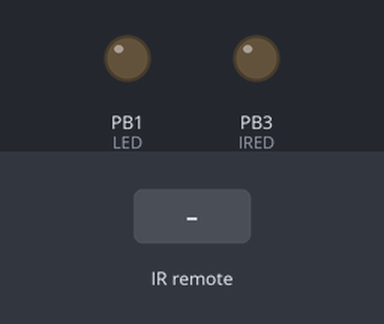
A program run on a simulated ATmega8535, built with avr-gcc and emulated at 16 MHz. Shown: output pins drawn as LEDs (lit = HIGH). Wiring (inferred from the names in the program): IR receiver: data PB4. The inputs (shaded band) are chosen by the test bench.

Above: at 0.01 s.
At 1.2 s:
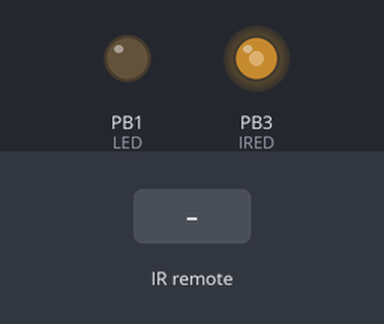
1.3 s: infrared code 0xF42400 received
Timing chart, 0 to 4.3 s (numbered marks = the images above; inputs shaded):
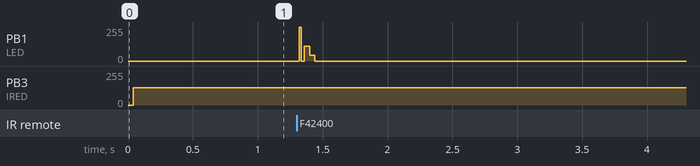

The program:

sound.c
```c
/* ATmega8535-16U */

#define F_CPU 16000000

#include <avr/io.h>
#include <util/delay.h>
#include <avr/interrupt.h>

#define LED 1				// PB1 - Èíäèêàòîðíàÿ ëàìïî÷êà		(âûõîä)
#define BUTTON 2			// PB2 - Êíîïî÷êà					(âõîä)
#define IRED 3				// PB3 - Èíôðàêðàñíûé ñâåòîäèîä		(âûõîä)
#define TSOP 4				// PB4 - TSOP - èíôðàêðàñíûé äàò÷èê (âõîä)

#define BIT_TIMER0_COMPARE_INTERRUPT OCIE0 // -> 1
//#define BIT_TIMER0_OVERFLOW_INTERRUPT TOIE0 // -> 1

#define BUTTONS_POLL_INTERVAL 20

void init()
{
	// íàñòðîéêà âíåøíèõ óñòðîéñòâ
	DDRB	   |=  (1 << LED) | (1 << IRED);			// Èíäèêàòîð è ìèãàþùèé äèîä - íà âûõîä
	DDRB       &= ~((1 << BUTTON) | (1 << TSOP));		// Êíîïêà è TSOP - íà âõîä
	PORTB      &= ~((1 << LED) | (1 << IRED));			// Ïî óìîë÷àíèþ ëàìïî÷êà íå ãîðèò

	// íàñòðîéêà òàéìåðà
	TIMSK       = (1 << BIT_TIMER0_COMPARE_INTERRUPT);	// ìàñêà äëÿ ïðåðûâàíèÿ îò òàéìåðà 0 ïî ñîâïàäåíèþ ñ÷åò÷èêà TCNT0 òàéìåðà

	TCCR0       = 0x0A;									// b  0 0 0 0 1 0 1 0
														//      0     1        Ðåæèì CTC (ñáðîñ ïðè ñîâïàäåíèè)
														//              0 1 0  CS02..00 - Ïðåääåëèòåëü äëÿ òàéìåðà Ò0 (ðàâåí 1/8)

	OCR0        = 0x21;									// Ìàêñèìàëüíîå çíà÷åíèå ðåãèñòðà ñðàâíåíèÿ, ðàâíîå 33d (äî ñðàáàòûâàíèÿ òàéìåðà)
														//  16 000 000 / (8 * 33) ~= 60 606 ~= 60 kHz

	sei();												// Ðàçðåøåíèå ãëîáàëüíûõ ïðåðûâàíèé
}

ISR (TIMER0_COMP_vect)
{
	if (PORTB & (1 << IRED))
		PORTB &= ~(1 << IRED);
	else
		PORTB |=  (1 << IRED);
}

int main(void)
{
	init();

	while (1)
	{
		if (!(PINB & (1 << TSOP))) // Åñëè ëó÷ ïðèíèìàåòñÿ, òî íà âûõîäå TSOP âûäàåò íîëü
			PORTB |= (1 << LED);
		else
			PORTB &= ~(1 << LED);
	}
}
```
